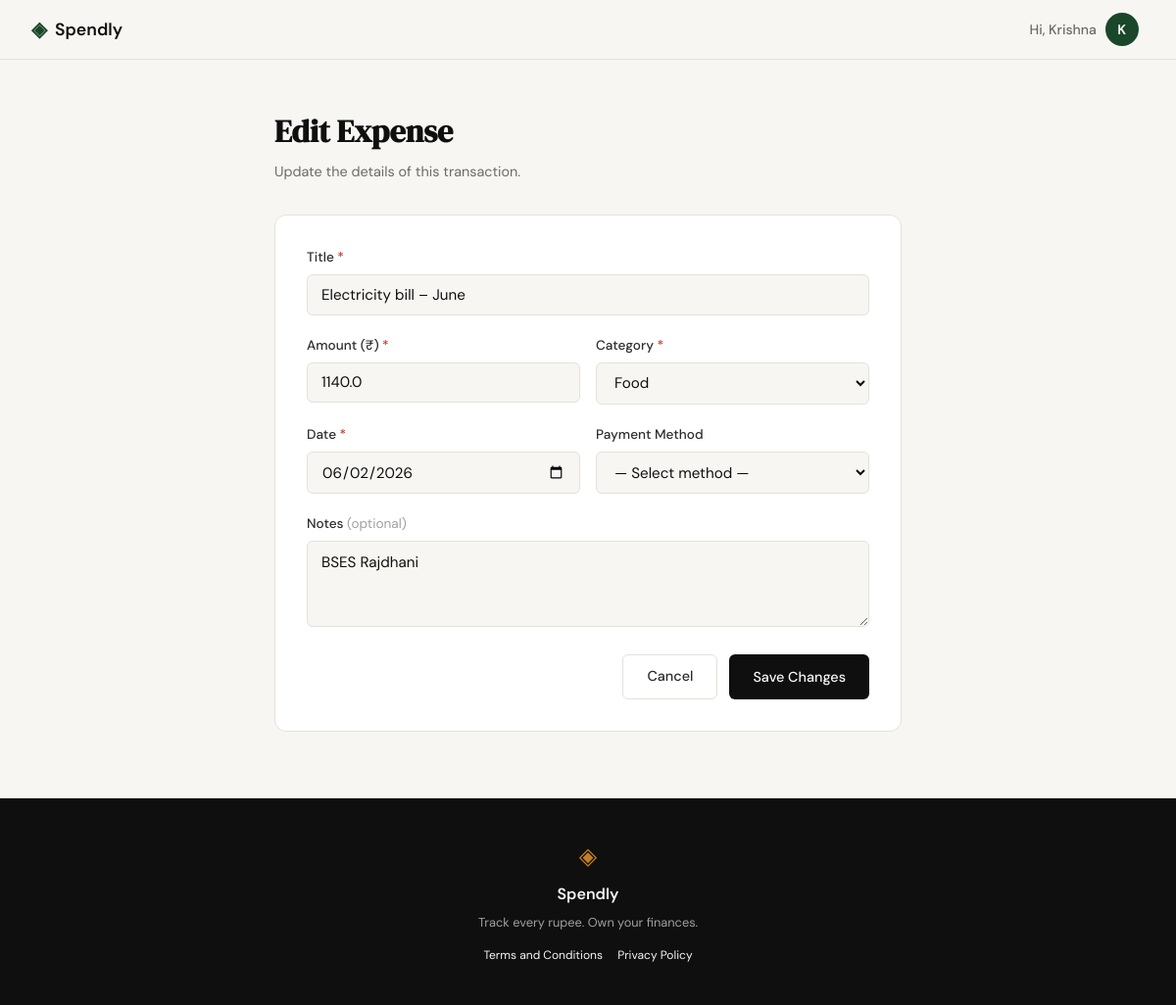
/expenses/48/edit (signed in), run on the app's committed database.
### tables this page shows
CREATE TABLE expenses (
            id          INTEGER PRIMARY KEY AUTOINCREMENT,
            user_id     INTEGER NOT NULL REFERENCES users(id) ON DELETE CASCADE,
            title       TEXT    NOT NULL,
            amount      REAL    NOT NULL,
            category    TEXT    NOT NULL,
            date        DATE    NOT NULL,
            notes       TEXT,
            created_at  DATETIME DEFAULT CURRENT_TIMESTAMP
        , payment_method TEXT);

### app.py (the view, shortened to what this page needs)
@app.route("/expenses/<int:id>/edit", methods=["GET", "POST"])
def edit_expense(id):
    if not session.get("user_id"):
        return redirect(url_for("login"))
    expense = get_expense_by_id(id, session["user_id"])
    if not expense:
        flash("Expense not found.", "error")
        return redirect(url_for("expenses"))
    return render_template(
        "expense_form.html", mode="edit", expense=expense,
        categories=CATEGORIES, payment_methods=PAYMENT_METHODS,
    )

### database/db.py (called while the page is built)
def get_db():
    conn = sqlite3.connect(DB_PATH)
    conn.row_factory = sqlite3.Row
    conn.execute("PRAGMA foreign_keys = ON")
    return conn

def get_expense_by_id(expense_id, user_id):
    conn = get_db()
    row = conn.execute(
        "SELECT * FROM expenses WHERE id = ? AND user_id = ?",
        (expense_id, user_id),
    ).fetchone()
    conn.close()
    return dict(row) if row else None

### templates/expense_form.html (shortened to what this page needs)
{% extends "base.html" %}
{% block content %}
<div class="profile-page">
    <div class="expense-form-wrap">
        <div class="profile-header">
            <h1 class="profile-title">
                {{ "Edit Expense" if mode == "edit" else "Add Expense" }}
            </h1>
            <p class="profile-subtitle">
                {{ "Update the details of this transaction." if mode == "edit" else "Record a new transaction to your ledger." }}
            </p>
        </div>
        <div class="profile-card">
            {% set v_title   = form.title          if form else (expense.title          if expense else '') %}
            {% set v_amount  = form.amount         if form else (expense.amount         if expense else '') %}
            {% set v_cat     = form.category       if form else (expense.category       if expense else '') %}
            {% set v_date    = form.date           if form else (expense.date           if expense else (today|default(''))) %}
            {% set v_payment = form.payment_method if form else (expense.payment_method if expense else '') %}
            {% set v_notes   = form.notes          if form else (expense.notes          if expense else '') %}
            <form method="POST">
                <div class="form-group">
                    <label for="title">Title <span style="color: var(--danger);">*</span></label>
                    <input
                        type="text"
                        id="title"
                        name="title"
                        class="form-input"
                        placeholder="e.g. Lunch at office, Metro card top-up…"
                        value="{{ v_title }}"
                        maxlength="120"
                        required
                        autofocus
                    >
                </div>
                <div class="form-grid-2">
                    <div class="form-group">
                        <label for="amount">Amount (₹) <span style="color: var(--danger);">*</span></label>
                        <input
                            type="number"
                            id="amount"
                            name="amount"
                            class="form-input"
                            placeholder="0.00"
                            value="{{ v_amount }}"
                            min="0.01"
                            step="0.01"
                            required
                        >
                    </div>
                    <div class="form-group">
                        <label for="category">Category <span style="color: var(--danger);">*</span></label>
                        <select id="category" name="category" class="form-input" required>
                            {% for cat in categories %}
                                <option value="{{ cat }}" {{ 'selected' if v_cat == cat else '' }}>{{ cat }}</option>
                            {% endfor %}
                        </select>
                    </div>
                </div>
                <div class="form-grid-2">
                    <div class="form-group">
                        <label for="date">Date <span style="color: var(--danger);">*</span></label>
                        <input
                            type="date"
                            id="date"
                            name="date"
                            class="form-input"
                            value="{{ v_date }}"
                            required
                        >
                    </div>
                    <div class="form-group">
                        <label for="payment_method">Payment Method</label>
                        <select id="payment_method" name="payment_method" class="form-input">
                            <option value="" {{ 'selected' if not v_payment else '' }}>— Select method —</option>
                        </select>
                    </div>
                </div>
                <div class="form-group">
                    <label for="notes">Notes <span style="color: var(--ink-faint); font-weight: 400;">(optional)</span></label>
                    <textarea
                        id="notes"
                        name="notes"
                        class="form-input"
                        placeholder="Any extra details — merchant name, occasion, split with someone…"
                        maxlength="400"
                    >{{ v_notes }}</textarea>
                </div>
                <div class="form-actions">
                    <a href="{{ url_for('expenses') }}" class="btn-ghost">Cancel</a>
                    <button type="submit" class="btn-primary">
                        {{ "Save Changes" if mode == "edit" else "Add Expense" }}
                    </button>
                </div>
            </form>
        </div>
    </div>
</div>
{% endblock %}

### static/css/style.css (style rules this page uses)
:root { --ink: #0f0f0f; --ink-soft: #2d2d2d; --ink-muted: #6b6b6b; --ink-faint: #a0a0a0; --paper: #f7f6f3; --paper-warm: #f0ede6; --paper-card: #ffffff; --accent: #1a472a; --accent-light: #e8f0eb; --accent-2: #c17f24; --accent-2-light: #fdf3e3; --danger: #c0392b; --danger-light: #fdecea; --border: #e4e1da; --border-soft: #eeebe4; --font-display: 'DM Serif Display', Georgia, serif; --font-body: 'DM Sans', system-ui, sans-serif; --max-width: 1200px; --auth-width: 440px; --radius-sm: 6px; --radius-md: 12px; --radius-lg: 20px; }
body, .navbar, .auth-card, .profile-card, .feature-card, .mock-card, .avatar-dropdown { transition: background-color 0.25s ease, color 0.25s ease, border-color 0.25s ease; }
*, *::before, *::after { box-sizing: border-box; margin: 0; padding: 0; }
html { font-size: 16px; scroll-behavior: smooth; }
body { background: var(--paper); color: var(--ink); font-family: var(--font-body); font-size: 1rem; line-height: 1.6; -webkit-font-smoothing: antialiased; }
a { color: inherit; text-decoration: none; }
.btn-primary { display: inline-block; background: var(--ink); color: var(--paper); padding: 0.65rem 1.5rem; border-radius: var(--radius-sm); font-family: var(--font-body); font-size: 0.9rem; font-weight: 500; cursor: pointer; border: none; transition: background 0.2s; text-decoration: none; }
.btn-ghost { display: inline-block; background: transparent; color: var(--ink-soft); padding: 0.65rem 1.5rem; border-radius: var(--radius-sm); font-size: 0.9rem; font-weight: 500; border: 1px solid var(--border); transition: all 0.2s; text-decoration: none; }
.form-group { margin-bottom: 1.25rem; }
.form-group label { display: block; font-size: 0.85rem; font-weight: 500; color: var(--ink-soft); margin-bottom: 0.4rem; }
.form-input { width: 100%; padding: 0.6rem 0.875rem; border: 1px solid var(--border); border-radius: var(--radius-sm); font-family: var(--font-body); font-size: 0.95rem; color: var(--ink); background: var(--paper); outline: none; transition: border-color 0.2s; }
.form-input::placeholder { color: var(--ink-faint); }
.profile-page { min-height: calc(100vh - 60px - 100px); display: flex; justify-content: center; padding: 3rem 2rem; }
.profile-header { margin-bottom: 2rem; }
.profile-title { font-family: var(--font-display); font-size: 2rem; color: var(--ink); margin-bottom: 0.25rem; }
.profile-subtitle { font-size: 0.9rem; color: var(--ink-muted); }
.profile-card { background: var(--paper-card); border: 1px solid var(--border); border-radius: var(--radius-md); padding: 2rem; margin-bottom: 1.25rem; }
.form-grid-2 { display: grid; grid-template-columns: 1fr 1fr; gap: 1rem; }
textarea.form-input { resize: vertical; min-height: 88px; line-height: 1.5; }
select.form-input { cursor: pointer; }
.form-actions { display: flex; gap: 0.75rem; justify-content: flex-end; margin-top: 0.5rem; }
.expense-form-wrap { width: 100%; max-width: 640px; margin: 0 auto; }

### data on the page
expenses: title "Electricity bill – June", amount "1140.0", date "06/02/2026", notes "BSES Rajdhani"

### other printed values
{{ session.get("user_name", "").split()[0] }} "Krishna"
{{ session.get("user_name", "U")[0].upper() }} "K"
{{ "Edit Expense" if mode == "edit" else "Add Expense" }} "Edit Expense"
{{ "Save Changes" if mode == "edit" else "Add Expense" }} "Save Changes"
form field category "Food"
